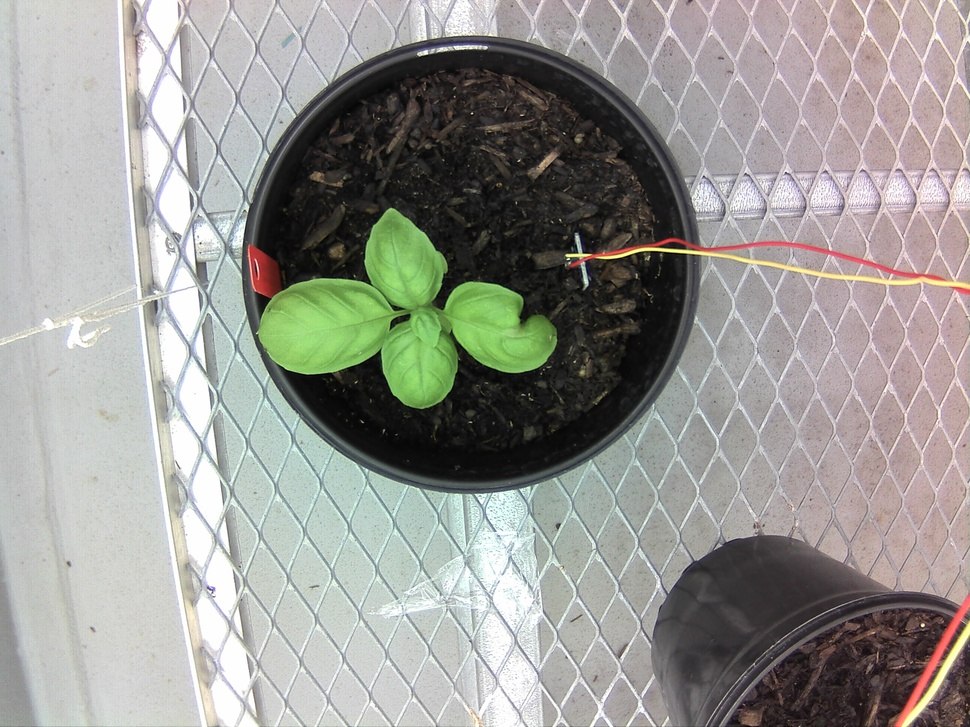
#> input picture S008/05-20-2019/23403.JPG, 970 x 727 px, shrunk from 2592 x 1944 before the run, found by its file name
$ python green_thres.py
#> lines starting #> are read from the running program, lines starting #| are printed output that depends on the picture
#> further down, src is the input picture: shape (727, 970, 3); mean B, G, R 146.9, 151.7, 152.1
import cv2 as cv
import matplotlib.pyplot as plt
import numpy as np


def green_extract(rgb):
    mod = rgb
    length, width, extra = rgb.shape
#> length = 727; width = 970; extra = 3
    grn_pix_count = 0
    for i in range(length):
        for j in range(width):
            if (mod[i, j, 0] < 125 and mod[i, j, 0] > 50) and mod[i, j, 1] > 50 and (mod[i, j, 2] > 25 and mod[i, j, 2] < 110):
                grn_pix_count += 1
            else:
                mod[i, j, :] = 0
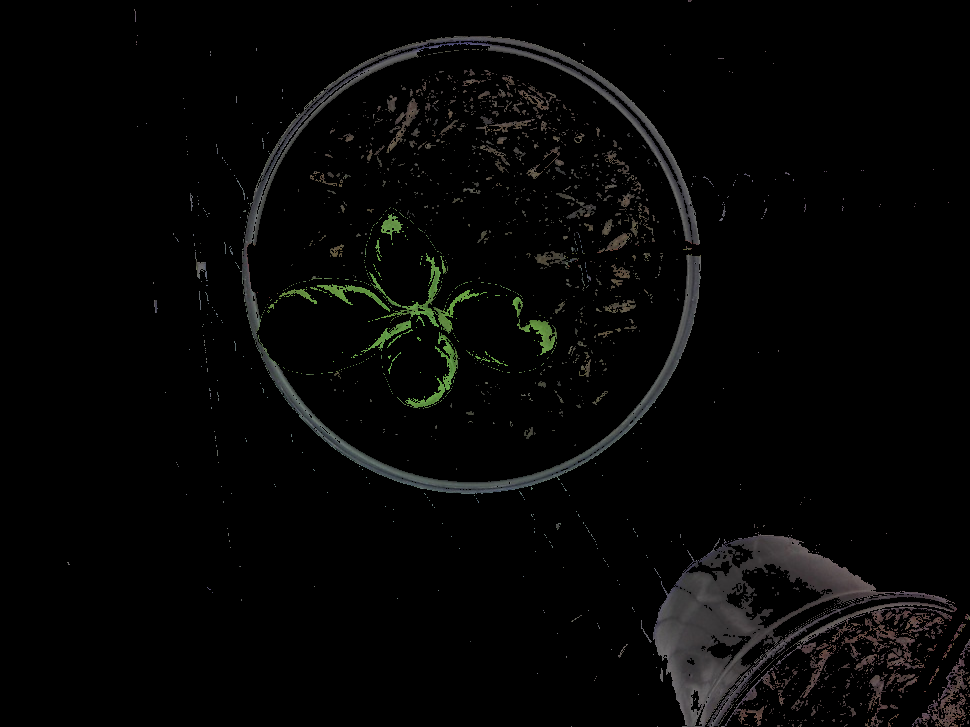
#> mod: shape (727, 970, 3); mean B, G, R 5.4, 5.9, 5.9
#> after the loop, grn_pix_count = 52929

    return mod, grn_pix_count


if __name__ == "__main__":
    src = cv.imread('S011/07-05-2019/23403.JPG')
    rgb = cv.cvtColor(src, cv.COLOR_BGR2RGB)
    plt.figure()
    plt.title('original')
    plt.imshow(src)
    mod, grn_pix_count = green_extract(src)
#> grn_pix_count = 52929
    plt.figure()
    plt.title("mod")
    plt.imshow(mod)
    plt.show()
    print(grn_pix_count)
#| 52929
